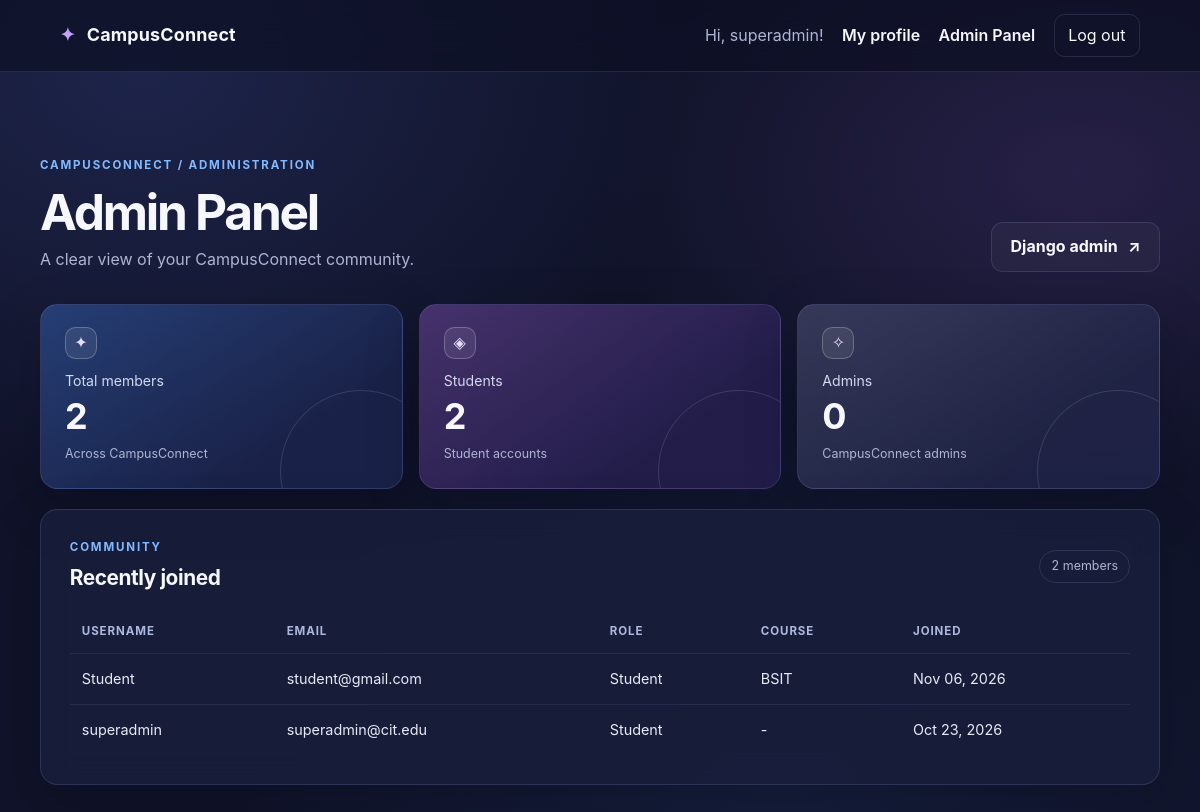
The app's page / (signed in) with its own data.
### accounts/models.py (models this page shows, shortened)
class CustomUser(AbstractUser):
    class Role(models.TextChoices):
        STUDENT = "STUDENT", "Student"
        ADMIN = "ADMIN", "Admin"
    role = models.CharField(
        max_length=10,
        choices=Role.choices,
        default=Role.STUDENT
    )
    course = models.CharField(
        max_length=100,
        blank=True
    )
    phone_number = models.CharField(max_length=30, blank=True)
    class Meta(AbstractUser.Meta):
        constraints = [
            models.UniqueConstraint(
                Lower("email"),
                condition=~Q(email=""),
                name="unique_nonempty_user_email_ci",
            ),
        ]

### dashboard/views.py (the view)
# urls.py: path("", DashboardView.as_view(), name="dashboard"),
class DashboardView(LoginRequiredMixin, TemplateView):
    template_name = "dashboard/home.html"
    def is_admin(self):
        user = self.request.user
        return user.is_superuser or user.role == CustomUser.Role.ADMIN
    def get_template_names(self):
        if self.is_admin():
            return ["dashboard/admin_panel.html"]
        return [self.template_name]
    def get_context_data(self, **kwargs):
        context = super().get_context_data(**kwargs)
        if self.is_admin():
            context.update(
                member_count=CustomUser.objects.count(),
                student_count=CustomUser.objects.filter(
                    role=CustomUser.Role.STUDENT
                ).count(),
                admin_count=CustomUser.objects.filter(
                    role=CustomUser.Role.ADMIN
                ).count(),
                recent_members=CustomUser.objects.order_by("-date_joined")[:10],
            )
        else:
            context["member_count"] = CustomUser.objects.count()
        return context

### templates/dashboard/admin_panel.html (shortened to what this page needs)
{% extends "base.html" %}
{% block content %}
<header class="page-heading">
    <div>
        <p class="eyebrow">CAMPUSCONNECT / ADMINISTRATION</p>
        <h1>Admin Panel</h1>
        <p class="muted">A clear view of your CampusConnect community.</p>
    </div>
    {% if user.is_staff %}
    <a class="button button-outline" href="{% url 'admin:index' %}">Django admin <span aria-hidden="true">↗</span></a>
    {% endif %}
</header>
<section class="stat-grid" aria-label="Membership summary">
    <article class="stat-card stat-card-blue">
        <span class="stat-icon" aria-hidden="true">✦</span>
        <p class="stat-label">Total members</p>
        <p class="stat-value">{{ member_count }}</p>
        <p class="stat-note">Across CampusConnect</p>
    </article>
    <article class="stat-card stat-card-purple">
        <span class="stat-icon" aria-hidden="true">◈</span>
        <p class="stat-label">Students</p>
        <p class="stat-value">{{ student_count }}</p>
        <p class="stat-note">Student accounts</p>
    </article>
    <article class="stat-card stat-card-white">
        <span class="stat-icon" aria-hidden="true">✧</span>
        <p class="stat-label">Admins</p>
        <p class="stat-value">{{ admin_count }}</p>
        <p class="stat-note">CampusConnect admins</p>
    </article>
</section>
<section class="content-card" aria-labelledby="recent-members">
    <div class="section-heading">
        <div>
            <p class="eyebrow">COMMUNITY</p>
            <h2 id="recent-members">Recently joined</h2>
        </div>
        <span class="member-count">{{ member_count }} members</span>
    </div>
    {% if recent_members %}
    <div class="table-wrap">
    <table class="member-table">
        <thead>
            <tr>
                <th scope="col">Username</th>
                <th scope="col">Email</th>
                <th scope="col">Role</th>
                <th scope="col">Course</th>
                <th scope="col">Joined</th>
            </tr>
        </thead>
        <tbody>
            {% for member in recent_members %}
            <tr>
                <td>{{ member.username }}</td>
                <td>{{ member.email|default:"-" }}</td>
                <td>{{ member.get_role_display }}</td>
                <td>{{ member.course|default:"-" }}</td>
                <td>{{ member.date_joined|date:"M d, Y" }}</td>
            </tr>
            {% endfor %}
        </tbody>
    </table>
    </div>
    {% else %}
    <p class="empty-state">No members have joined yet.</p>
    {% endif %}
</section>
{% endblock %}

### templates/base.html (shortened to what this page needs)
<!DOCTYPE html>
{% load static %}
<html>
<head>
    <link rel="stylesheet" href="{% static 'css/site.css' %}">
</head>
<body>
    <nav class="site-nav">
    <a class="brand" href="{% url 'dashboard' %}"><span class="brand-mark">✦</span> CampusConnect</a>
    <div class="nav-links">
    {% if user.is_authenticated %}
    <span class="nav-greeting">Hi, {{ user.username }}!</span>
    <a class="nav-link" href="{% url 'profile' %}">My profile</a>
    {% if user.is_superuser or user.role == "ADMIN" %}
        <a class="nav-link" href="{% url 'admin_panel' %}">Admin Panel</a>
    {% endif %}
    <form method="post" action="{% url 'logout' %}">
        <button class="nav-button" type="submit">Log out</button>
    </form>
    {% else %}
        <a class="nav-link" href="{% url 'login' %}">Log in</a>
        <a class="button button-small" href="{% url 'signup' %}">Sign up</a>
    {% endif %}
    </div>
    </nav>
    <main class="page-shell">
        {% block content %}{% endblock %}
    </main>
</body>
</html>

### records on screen
CustomUser: username "superadmin", email "superadmin@cit.edu", role "Student", course "-", date_joined "Oct 23, 2026"
CustomUser: username "Student", email "student@gmail.com", role "Student", course "BSIT", date_joined "Nov 06, 2026"

### other values on screen
{{ member_count }} "2"
{{ student_count }} "2"
{{ admin_count }} "0"
